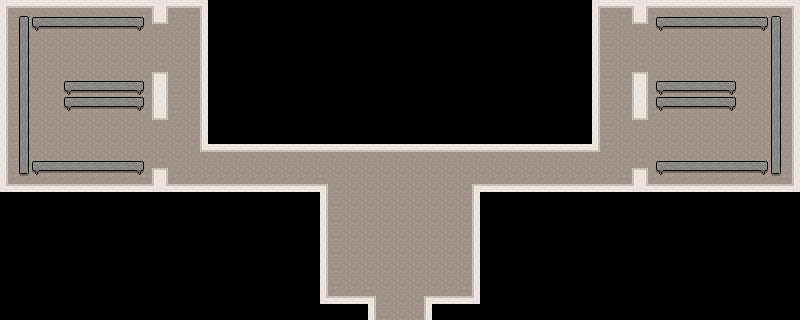

This game map was drawn from its Tiled (.tmx) file and the tilesets committed beside it. A one-line description and the full map source follow:
An orthogonal 50x20 tile map with 16x16 px tiles, 1 tile layer (Tile Layer 2), 3 tilesets.

<map version="1.10" tiledversion="1.10.2" orientation="orthogonal" renderorder="right-down" width="50" height="20" tilewidth="16" tileheight="16" infinite="0" nextlayerid="3" nextobjectid="1">
 <tileset firstgid="1" source="Tileset-2.tsx" />
 <tileset firstgid="51" source="Tileset-2-New-2.tsx" />
 <tileset firstgid="101" source="Tileset 3.tsx" />
 <layer id="2" name="Tile Layer 2" width="50" height="20">
  <data encoding="csv">
71,72,72,72,72,72,72,72,72,73,71,72,73,92,92,92,92,92,92,92,92,92,92,92,92,92,92,92,92,92,92,92,92,92,92,92,92,71,72,73,71,72,72,72,72,72,72,72,72,73,
74,171,168,169,169,169,169,169,170,68,69,70,75,92,92,92,92,92,92,92,92,92,92,92,92,92,92,92,92,92,92,92,92,92,92,92,92,74,70,68,69,168,169,169,169,169,169,170,171,75,
74,147,70,70,70,70,70,70,70,70,70,70,75,92,92,92,92,92,92,92,92,92,92,92,92,92,92,92,92,92,92,92,92,92,92,92,92,74,70,70,70,70,70,70,70,70,70,70,147,75,
74,147,70,70,70,70,70,70,70,70,70,70,75,92,92,92,92,92,92,92,92,92,92,92,92,92,92,92,92,92,92,92,92,92,92,92,92,74,70,70,70,70,70,70,70,70,70,70,147,75,
74,147,70,70,70,70,70,70,70,66,67,70,75,92,92,92,92,92,92,92,92,92,92,92,92,92,92,92,92,92,92,92,92,92,92,92,92,74,70,66,67,70,70,70,70,70,70,70,147,75,
74,147,70,70,168,169,169,169,170,75,74,70,75,92,92,92,92,92,92,92,92,92,92,92,92,92,92,92,92,92,92,92,92,92,92,92,92,74,70,75,74,168,169,169,169,170,70,70,147,75,
74,147,70,70,168,169,169,169,170,75,74,70,75,92,92,92,92,92,92,92,92,92,92,92,92,92,92,92,92,92,92,92,92,92,92,92,92,74,70,75,74,168,169,169,169,170,70,70,147,75,
74,147,70,70,70,70,70,70,70,68,69,70,75,92,92,92,92,92,92,92,92,92,92,92,92,92,92,92,92,92,92,92,92,92,92,92,92,74,70,68,69,70,70,70,70,70,70,70,147,75,
74,147,70,70,70,70,70,70,70,70,70,70,75,92,92,92,92,92,92,92,92,92,92,92,92,92,92,92,92,92,92,92,92,92,92,92,92,74,70,70,70,70,70,70,70,70,70,70,147,75,
74,147,70,70,70,70,70,70,70,70,70,70,68,72,72,72,72,72,72,72,72,72,72,72,72,72,72,72,72,72,72,72,72,72,72,72,72,69,70,70,70,70,70,70,70,70,70,70,147,75,
74,148,168,169,169,169,169,169,170,66,67,70,70,70,70,70,70,70,70,70,70,70,70,70,70,70,70,70,70,70,70,70,70,70,70,70,70,70,70,66,67,168,169,169,169,169,169,170,148,75,
76,77,77,77,77,77,77,77,77,78,76,77,77,77,77,77,77,77,77,77,67,70,70,70,70,70,70,70,70,66,77,77,77,77,77,77,77,77,77,78,76,77,77,77,77,77,77,77,77,78,
92,92,92,92,92,92,92,92,92,92,92,92,92,92,92,92,92,92,92,92,74,70,70,70,70,70,70,70,70,75,92,92,92,92,92,92,92,92,92,92,92,92,92,92,92,92,92,92,92,92,
92,92,92,92,92,92,92,92,92,92,92,92,92,92,92,92,92,92,92,92,74,70,70,70,70,70,70,70,70,75,92,92,92,92,92,92,92,92,92,92,92,92,92,92,92,92,92,92,92,92,
92,92,92,92,92,92,92,92,92,92,92,92,92,92,92,92,92,92,92,92,74,70,70,70,70,70,70,70,70,75,92,92,92,92,92,92,92,92,92,92,92,92,92,92,92,92,92,92,92,92,
92,92,92,92,92,92,92,92,92,92,92,92,92,92,92,92,92,92,92,92,74,70,70,70,70,70,70,70,70,75,92,92,92,92,92,92,92,92,92,92,92,92,92,92,92,92,92,92,92,92,
92,92,92,92,92,92,92,92,92,92,92,92,92,92,92,92,92,92,92,92,74,70,70,70,70,70,70,70,70,75,92,92,92,92,92,92,92,92,92,92,92,92,92,92,92,92,92,92,92,92,
92,92,92,92,92,92,92,92,92,92,92,92,92,92,92,92,92,92,92,92,74,70,70,70,70,70,70,70,70,75,92,92,92,92,92,92,92,92,92,92,92,92,92,92,92,92,92,92,92,92,
92,92,92,92,92,92,92,92,92,92,92,92,92,92,92,92,92,92,92,92,76,77,77,67,70,70,66,77,77,78,92,92,92,92,92,92,92,92,92,92,92,92,92,92,92,92,92,92,92,92,
92,92,92,92,92,92,92,92,92,92,92,92,92,92,92,92,92,92,92,92,92,92,92,74,70,70,75,92,92,92,92,92,92,92,92,92,92,92,92,92,92,92,92,92,92,92,92,92,92,92
</data>
 </layer>
</map>